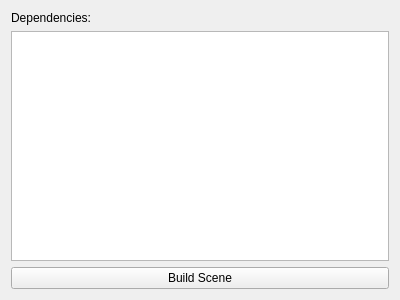
<?xml version="1.0" encoding="UTF-8"?>
<ui version="4.0">
 <class>Form</class>
 <widget class="QWidget" name="Form">
  <property name="geometry">
   <rect>
    <x>0</x>
    <y>0</y>
    <width>400</width>
    <height>300</height>
   </rect>
  </property>
  <property name="windowTitle">
   <string>Form</string>
  </property>
  <layout class="QGridLayout" name="gridLayout">
   <item row="0" column="0">
    <widget class="QLabel" name="dependencies_LB">
     <property name="text">
      <string>Dependencies:</string>
     </property>
    </widget>
   </item>
   <item row="1" column="0">
    <widget class="QListWidget" name="assets_LW"/>
   </item>
   <item row="2" column="0">
    <widget class="QPushButton" name="Build_PB">
     <property name="text">
      <string>Build Scene</string>
     </property>
    </widget>
   </item>
  </layout>
 </widget>
 <resources/>
 <connections/>
</ui>
